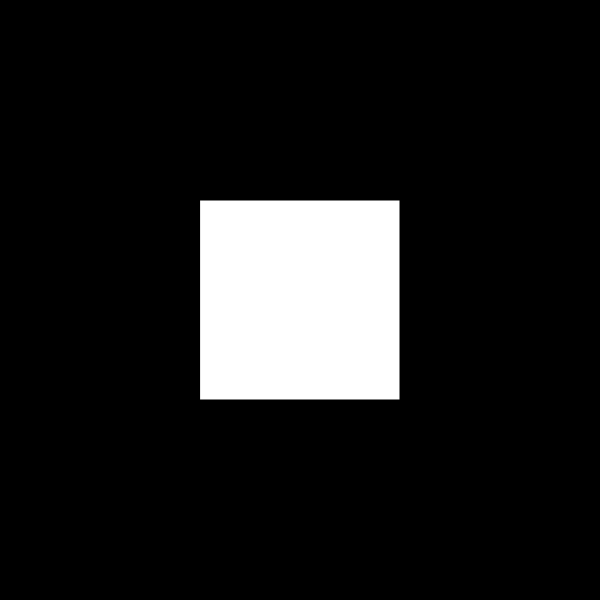
Frame 1 (no input)
Frame 60 (no input): identical to frame 1, image omitted
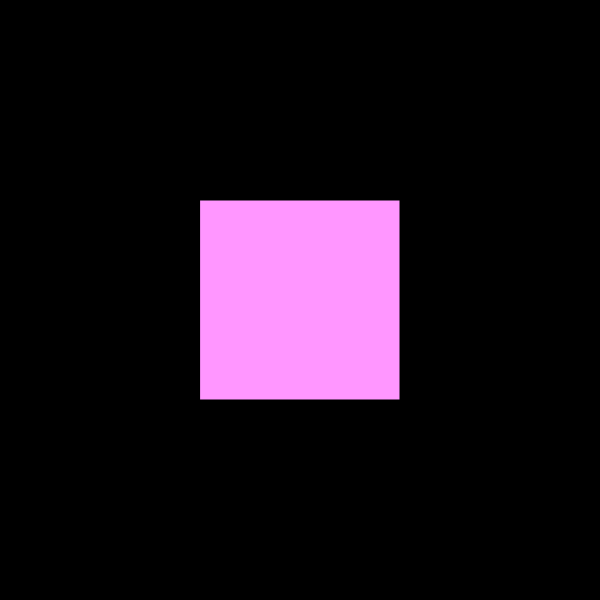
Frame 120 (the mouse pressed at the canvas centre since frame 60)

The p5.js sketch that drew these frames (run headless with seeded random() and noise() and a simulated clock; from frame 60 on, the mouse is pressed at the canvas centre):

// p5.js sketch
// ── sketch.js
let x = 300
let y = 300
let r = 255
let g = 255
let b = 255

function setup() {
    createCanvas(600, 600)
}

function draw() {
    fill(r, g, b)
    background(0)
    rectMode(CENTER)
    square(x, y, 200)

    if (mouseIsPressed && (x - 100) < mouseX && mouseX < (x + 100) && (y - 100) < mouseY && mouseY < (y + 100)) { 
        r = 255
        g = 150
        b = 255
    }

}

function mouseDragged() {
    if ((x - 100) < mouseX && mouseX < (x + 100) && (y - 100) < mouseY && mouseY < (y + 100) ) {
        x = mouseX
        y = mouseY
    }
}

function mouseReleased() {
    r = 255
    g = 255
    b = 255
}
